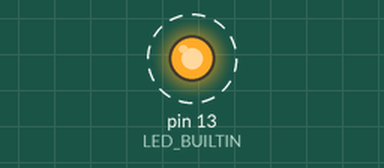
A sketch run on a simulated Arduino Uno, built with avr-gcc and run on an emulated ATmega328P. Parts: output pins drawn as LEDs (lit = HIGH). Dashed ring = blinking.

Above: at 0.5 s.
Timing chart, 0 to 4.6 s (numbered marks = the images above):
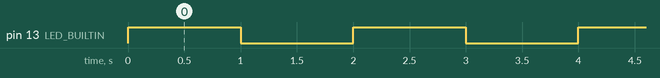

The sketch:

Blink_BM.ino
```cpp
// setup() 函式只在 Arduino 上電或按下重設（Reset）按鈕時執行一次
void setup()
{
  // 設定 LED_BUILTIN 腳位為「輸出」模式
  // LED_BUILTIN 是 Arduino 內建 LED 通常接在腳位 13（視板子而定）
  pinMode(LED_BUILTIN, OUTPUT); //設定LED_BUILTIN(開發板預設燈號)為輸出狀態
  digitalWrite(LED_BUILTIN, LOW); //將 LED_BUILTIN 腳位設為 LOW（低電位）
}

// loop() 函式會無限重複執行，是 Arduino 的主要執行迴圈
void loop()
{
  // 將 LED_BUILTIN 腳位設為 HIGH（高電位），點亮 LED 燈
  digitalWrite(LED_BUILTIN, HIGH);

  // 延遲 1000 毫秒（1 秒），讓 LED 保持亮著
  delay(1000);

  // 將 LED_BUILTIN 腳位設為 LOW（低電位），熄滅 LED 燈
  digitalWrite(LED_BUILTIN, LOW);

  // 再次延遲 1000 毫秒（1 秒），讓 LED 保持關閉
  delay(1000);
}
```

Measured:
- by itself, pin 13 (LED_BUILTIN): alternates HIGH for 1.0 s and LOW for 1.0 s
